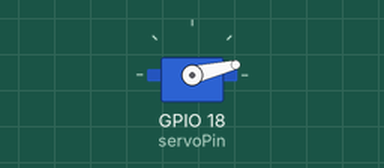
Recording of a sketch running on a simulated ESP32. Shown: servo. What the sketch prints to the serial monitor is not drawn.

Above: at 0.05 s.
At 1.15 s:
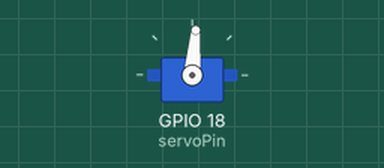
At 2.3 s:
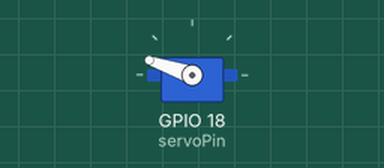
At 4.6 s:
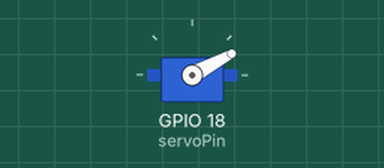
Timing chart, 0 to 6.3 s (numbered marks = the images above):
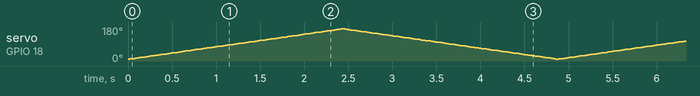

The sketch:

teste_servo.ino
```cpp
#include <Arduino.h>
#include <ESP32Servo.h>

const int  servoPin   = 18;   // pino de sinal do servo
const int  startAngle = 10;   // ângulo mínimo
const int  endAngle   = 170;  // ângulo máximo
const int  stepDeg    = 1;    // passo em graus
const int  sweepDelay = 15;   // atraso em ms

Servo servo;

void setup() {
  Serial.begin(115200);
  servo.setPeriodHertz(50);
  servo.attach(servoPin, 500, 2500);
}

void loop() {
  // imprime a faixa de varredura
  Serial.print("Faixa de ângulos: ");
  Serial.print(startAngle);
  Serial.print("° até ");
  Serial.print(endAngle);
  Serial.println("°");

  // vai de startAngle até endAngle
  for (int pos = startAngle; pos <= endAngle; pos += stepDeg) {
    servo.write(pos);
    Serial.print("Ângulo atual: ");
    Serial.print(pos);
    Serial.println("°");
    delay(sweepDelay);
  }

  // volta de endAngle até startAngle
  for (int pos = endAngle; pos >= startAngle; pos -= stepDeg) {
    servo.write(pos);
    Serial.print("Ângulo atual: ");
    Serial.print(pos);
    Serial.println("°");
    delay(sweepDelay);
  }
}
```
